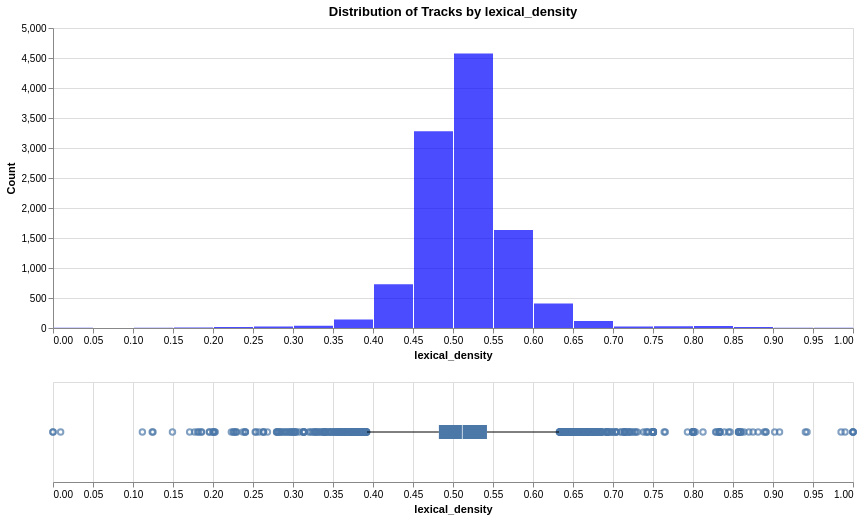

The notebook cell this image was saved under:
### Markdown cell above
## lexical_density

### Code cell
analyze_distribution(df_tracks, 'lexical_density', 'lexical_density', 'blue')

### Figure 1 — Vega specification as saved in the notebook (floating-point values rounded to 4 significant figures; data arrays with more than 128 entries replaced by an {"elided": "..."} marker saying what was removed)
{"$schema": "https://vega.github.io/schema/vega/v5.json", "data": [{"name": "source_0"}, {"name": "data_0", "values": [{"__count": 1634, "bin_maxbins_10_lexical_density": 0.5, "bin_maxbins_10_lexical_density_end": 0.6, "bin_maxbins_40_lexical_density": 0.55, "bin_maxbins_40_lexical_density_end": 0.6}, {"__count": 408, "bin_maxbins_10_lexical_density": 0.6, "bin_maxbins_10_lexical_density_end": 0.7, "bin_maxbins_40_lexical_density": 0.6, "bin_maxbins_40_lexical_density_end": 0.65}, {"__count": 4576, "bin_maxbins_10_lexical_density": 0.5, "bin_maxbins_10_lexical_density_end": 0.6, "bin_maxbins_40_lexical_density": 0.5, "bin_maxbins_40_lexical_density_end": 0.55}, {"__count": 3279, "bin_maxbins_10_lexical_density": 0.4, "bin_maxbins_10_lexical_density_end": 0.5, "bin_maxbins_40_lexical_density": 0.45, "bin_maxbins_40_lexical_density_end": 0.5}, {"__count": 729, "bin_maxbins_10_lexical_density": 0.4, "bin_maxbins_10_lexical_density_end": 0.5, "bin_maxbins_40_lexical_density": 0.4, "bin_maxbins_40_lexical_density_end": 0.45}, {"__count": 142, "bin_maxbins_10_lexical_density": 0.3, "bin_maxbins_10_lexical_density_end": 0.4, "bin_maxbins_40_lexical_density": 0.35, "bin_maxbins_40_lexical_density_end": 0.4}, {"__count": 117, "bin_maxbins_10_lexical_density": 0.6, "bin_maxbins_10_lexical_density_end": 0.7, "bin_maxbins_40_lexical_density": 0.65, "bin_maxbins_40_lexical_density_end": 0.7}, {"__count": 32, "bin_maxbins_10_lexical_density": 0.8, "bin_maxbins_10_lexical_density_end": 0.9, "bin_maxbins_40_lexical_density": 0.8, "bin_maxbins_40_lexical_density_end": 0.85}, {"__count": 38, "bin_maxbins_10_lexical_density": 0.3, "bin_maxbins_10_lexical_density_end": 0.4, "bin_maxbins_40_lexical_density": 0.3, "bin_maxbins_40_lexical_density_end": 0.35}, {"__count": 30, "bin_maxbins_10_lexical_density": 0.7, "bin_maxbins_10_lexical_density_end": 0.8, "bin_maxbins_40_lexical_density": 0.75, "bin_maxbins_40_lexical_density_end": 0.8}, {"__count": 4, "bin_maxbins_10_lexical_density": 0.1, "bin_maxbins_10_lexical_density_end": 0.2, "bin_maxbins_40_lexical_density": 0.1, "bin_maxbins_40_lexical_density_end": 0.15}, {"__count": 15, "bin_maxbins_10_lexical_density": 0.2, "bin_maxbins_10_lexical_density_end": 0.3, "bin_maxbins_40_lexical_density": 0.2, "bin_maxbins_40_lexical_density_end": 0.25}, {"__count": 24, "bin_maxbins_10_lexical_density": 0.2, "bin_maxbins_10_lexical_density_end": 0.3, "bin_maxbins_40_lexical_density": 0.25, "bin_maxbins_40_lexical_density_end": 0.3}, {"__count": 26, "bin_maxbins_10_lexical_density": 0.7, "bin_maxbins_10_lexical_density_end": 0.8, "bin_maxbins_40_lexical_density": 0.7, "bin_maxbins_40_lexical_density_end": 0.75}, {"__count": 8, "bin_maxbins_10_lexical_density": 0.1, "bin_maxbins_10_lexical_density_end": 0.2, "bin_maxbins_40_lexical_density": 0.15, "bin_maxbins_40_lexical_density_end": 0.2}, {"__count": 6, "bin_maxbins_10_lexical_density": 0.9, "bin_maxbins_10_lexical_density_end": 1.0, "bin_maxbins_40_lexical_density": 0.95, "bin_maxbins_40_lexical_density_end": 1.0}, {"__count": 15, "bin_maxbins_10_lexical_density": 0.8, "bin_maxbins_10_lexical_density_end": 0.9, "bin_maxbins_40_lexical_density": 0.85, "bin_maxbins_40_lexical_density_end": 0.9}, {"__count": 3, "bin_maxbins_10_lexical_density": 0.0, "bin_maxbins_10_lexical_density_end": 0.1, "bin_maxbins_40_lexical_density": 0.0, "bin_maxbins_40_lexical_density_end": 0.05}, {"__count": 4, "bin_maxbins_10_lexical_density": 0.9, "bin_maxbins_10_lexical_density_end": 1.0, "bin_maxbins_40_lexical_density": 0.9, "bin_maxbins_40_lexical_density_end": 0.95}]}, {"name": "data_1"}, {"name": "data_2", "values": {"elided": "520 records"}}, {"name": "data_3"}, {"name": "data_4", "values": [{"lower_box_lexical_density": 0.4824, "lower_whisker_lexical_density": 0.3925, "max_lexical_density": 0.6325}]}, {"name": "data_5", "values": [{"max_lexical_density": 0.6325, "upper_box_lexical_density": 0.5425, "upper_whisker_lexical_density": 0.6325}]}, {"name": "data_6"}, {"name": "data_7", "values": [{"lower_box_lexical_density": 0.4824, "max_lexical_density": 1.0, "upper_box_lexical_density": 0.5425}]}, {"name": "data_8", "values": [{"lower_box_lexical_density": 0.4824, "max_lexical_density": 1.0, "mid_box_lexical_density": 0.5117, "upper_box_lexical_density": 0.5425}]}, {"name": "data_0_concat_0_y_domain___count", "values": [{"min": 3, "max": 4576}]}], "signals": [{"name": "concat_0_bin_maxbins_40_lexical_density_bins", "value": {"fields": ["lexical_density"], "fname": "bin_lexical_density", "start": 0.0, "step": 0.05, "stop": 1.0}}, {"name": "concat_0_height", "value": 300}, {"name": "concat_1_height", "value": 100}], "marks": [{"type": "group", "name": "concat_0_group", "encode": {"update": {"width": {"signal": "width"}, "height": {"signal": "concat_0_height"}}}, "marks": [{"type": "rect", "name": "concat_0_marks", "from": {"data": "data_0"}, "encode": {"update": {"y2": {"value": 0, "scale": "concat_0_y"}, "y": {"field": "__count", "scale": "concat_0_y"}, "opacity": {"value": 0.7}, "tooltip": {"signal": "{\"lexical_density (binned)\": !isValid(datum[\"bin_maxbins_10_lexical_density\"]) || !isFinite(+datum[\"bin_maxbins_10_lexical_density\"]) ? \"null\" : format(datum[\"bin_maxbins_10_lexical_density\"], \"\") + \" – \" + format(datum[\"bin_maxbins_10_lexical_density_end\"], \"\"), \"Count of Records\": format(datum[\"__count\"], \"\")}"}, "x2": {"field": "bin_maxbins_40_lexical_density", "scale": "concat_0_x", "offset": {"signal": "0.5 + (abs(scale(\"concat_0_x\", datum[\"bin_maxbins_40_lexical_density_end\"]) - scale(\"concat_0_x\", datum[\"bin_maxbins_40_lexical_density\"])) < 0.25 ? -0.5 * (0.25 - (abs(scale(\"concat_0_x\", datum[\"bin_maxbins_40_lexical_density_end\"]) - scale(\"concat_0_x\", datum[\"bin_maxbins_40_lexical_density\"])))) : 0.5)"}}, "x": {"field": "bin_maxbins_40_lexical_density_end", "scale": "concat_0_x", "offset": {"signal": "0.5 + (abs(scale(\"concat_0_x\", datum[\"bin_maxbins_40_lexical_density_end\"]) - scale(\"concat_0_x\", datum[\"bin_maxbins_40_lexical_density\"])) < 0.25 ? 0.5 * (0.25 - (abs(scale(\"concat_0_x\", datum[\"bin_maxbins_40_lexical_density_end\"]) - scale(\"concat_0_x\", datum[\"bin_maxbins_40_lexical_density\"])))) : -0.5)"}}, "fill": {"value": "blue"}}}, "style": ["bar"]}], "axes": [{"scale": "concat_0_y", "maxExtent": 0, "minExtent": 0, "orient": "left", "ticks": false, "zindex": 0, "grid": true, "aria": false, "tickCount": {"signal": "ceil(concat_0_height/40)"}, "gridScale": "concat_0_x", "domain": false, "labels": false}, {"scale": "concat_0_x", "labelOverlap": true, "title": "lexical_density", "zindex": 0, "grid": false, "labelFlush": true, "orient": "bottom", "tickCount": {"signal": "ceil(width/10)"}}, {"scale": "concat_0_y", "orient": "left", "grid": false, "tickCount": {"signal": "ceil(concat_0_height/40)"}, "zindex": 0, "title": "Count", "labelOverlap": true}], "title": {"text": "Distribution of Tracks by lexical_density", "frame": "group"}, "style": "cell"}, {"type": "group", "name": "concat_1_group", "encode": {"update": {"height": {"signal": "concat_1_height"}, "width": {"signal": "width"}}}, "signals": [{"name": "height", "update": "concat_1_height"}], "marks": [{"type": "symbol", "name": "concat_1_layer_0_layer_0_marks", "from": {"data": "data_2"}, "encode": {"update": {"stroke": {"value": "#4c78a8"}, "opacity": {"value": 0.7}, "x": {"field": "lexical_density", "scale": "concat_1_x"}, "y": {"signal": "concat_1_height", "mult": 0.5}, "fill": {"value": "transparent"}}}, "style": ["point", "boxplot-outliers"]}, {"type": "rule", "name": "concat_1_layer_0_layer_1_layer_0_marks", "from": {"data": "data_4"}, "encode": {"update": {"x2": {"field": "lower_box_lexical_density", "scale": "concat_1_x"}, "tooltip": {"signal": "format(datum[\"max_lexical_density\"], \"\")"}, "y": {"signal": "concat_1_height", "mult": 0.5}, "x": {"field": "lower_whisker_lexical_density", "scale": "concat_1_x"}, "stroke": {"value": "black"}}}, "style": ["rule", "boxplot-rule"], "aria": false}, {"type": "rule", "name": "concat_1_layer_0_layer_1_layer_1_marks", "from": {"data": "data_5"}, "encode": {"update": {"y": {"signal": "concat_1_height", "mult": 0.5}, "x2": {"field": "upper_whisker_lexical_density", "scale": "concat_1_x"}, "tooltip": {"signal": "format(datum[\"max_lexical_density\"], \"\")"}, "stroke": {"value": "black"}, "x": {"field": "upper_box_lexical_density", "scale": "concat_1_x"}}}, "style": ["rule", "boxplot-rule"], "aria": false}, {"type": "rect", "name": "concat_1_layer_1_layer_0_marks", "from": {"data": "data_7"}, "encode": {"update": {"yc": {"signal": "concat_1_height", "mult": 0.5}, "x2": {"field": "upper_box_lexical_density", "scale": "concat_1_x"}, "fill": {"value": "#4c78a8"}, "tooltip": {"signal": "format(datum[\"max_lexical_density\"], \"\")"}, "height": {"value": 14}, "x": {"field": "lower_box_lexical_density", "scale": "concat_1_x"}}}, "style": ["bar", "boxplot-box"]}, {"type": "rect", "name": "concat_1_layer_1_layer_1_marks", "from": {"data": "data_8"}, "encode": {"update": {"yc": {"signal": "concat_1_height", "mult": 0.5}, "opacity": {"value": 0.7}, "tooltip": {"signal": "format(datum[\"max_lexical_density\"], \"\")"}, "xc": {"field": "mid_box_lexical_density", "scale": "concat_1_x"}, "height": {"value": 14}, "width": {"value": 1}, "fill": [{"value": "#4c78a8", "test": "datum['lower_box_lexical_density'] >= datum['upper_box_lexical_density']"}, {"value": "white"}]}}, "aria": false, "style": ["tick", "boxplot-median"]}], "axes": [{"scale": "concat_1_x", "grid": true, "zindex": 0, "aria": false, "maxExtent": 0, "domain": false, "tickCount": {"signal": "ceil(width/40)"}, "labels": false, "orient": "bottom", "minExtent": 0, "ticks": false}, {"scale": "concat_1_x", "labelFlush": true, "tickCount": {"signal": "ceil(width/40)"}, "zindex": 0, "title": "lexical_density", "grid": false, "orient": "bottom", "labelOverlap": true}], "style": "cell"}], "scales": [{"name": "concat_0_x", "type": "linear", "domain": {"signal": "[concat_0_bin_maxbins_40_lexical_density_bins.start, concat_0_bin_maxbins_40_lexical_density_bins.stop]"}, "range": [0, {"signal": "width"}], "bins": {"signal": "concat_0_bin_maxbins_40_lexical_density_bins"}, "zero": false}, {"name": "concat_0_y", "type": "linear", "domain": [{"signal": "(data(\"data_0_concat_0_y_domain___count\")[0] || {}).min"}, {"signal": "(data(\"data_0_concat_0_y_domain___count\")[0] || {}).max"}], "range": [{"signal": "concat_0_height"}, 0], "nice": true, "zero": true}, {"name": "concat_1_x", "type": "linear", "domain": {"fields": [{"data": "data_2", "field": "lexical_density"}, {"data": "data_4", "field": "lower_whisker_lexical_density"}, {"data": "data_4", "field": "lower_box_lexical_density"}, {"data": "data_5", "field": "upper_box_lexical_density"}, {"data": "data_5", "field": "upper_whisker_lexical_density"}, {"data": "data_7", "field": "lower_box_lexical_density"}, {"data": "data_7", "field": "upper_box_lexical_density"}, {"data": "data_8", "field": "mid_box_lexical_density"}]}, "range": [0, {"signal": "width"}], "nice": true, "zero": true}], "background": "white", "padding": 5, "layout": {"padding": 20, "columns": 1, "bounds": "full", "align": "each"}, "width": 800}
